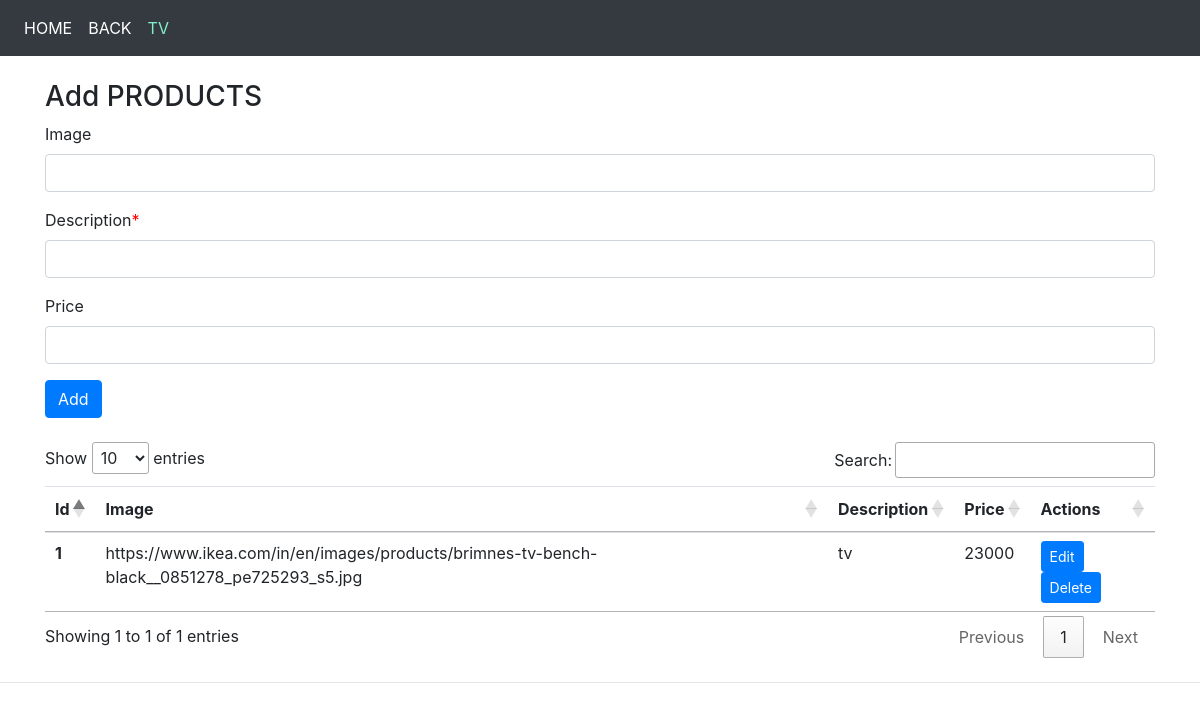
The page /ESMS/admin/TV_crud.php on the database its author committed.
### tables this page shows
CREATE TABLE `tv` (
  `id` int(50) NOT NULL,
  `image` varchar(300) NOT NULL,
  `description` varchar(200) NOT NULL,
  `price` int(50) NOT NULL
);

### ESMS/admin/TV_crud.php (the view, shortened to what this page needs)
<?php
$servername = "localhost";
$username = "root";
$password = "";
$database = "esms_main";
$conn = mysqli_connect($servername, $username, $password, $database);
?>
<!doctype html>
<html lang="en">
<head>
  <link rel="stylesheet" href="https://stackpath.bootstrapcdn.com/bootstrap/4.4.1/css/bootstrap.min.css"
>
  <link rel="stylesheet" href="//cdn.datatables.net/1.10.20/css/jquery.dataTables.min.css">
</head>
<body>
  <nav class="navbar navbar-expand-lg navbar-dark bg-dark">
    <div class="collapse navbar-collapse" id="navbarSupportedContent">
      <ul class="navbar-nav mr-auto">
	  <li class="nav-item">
          <a class="nav-link" href="crud.php" style="color:white;">HOME</a>
        </li>
		<li class="nav-item">
          <a class="nav-link" href="mobile.php" style="color:white;">BACK</a>
        </li>
        <li class="nav-item active">
          <a class="nav-link" href="TV_crud.php" style="color:#81f0c9;">TV<span class="sr-only">(current)</span></a>
        </li>
      </ul>
    </div>
  </nav>
  <div class="container my-4">
    <h3>Add PRODUCTS</h3>
    <form action="TV_crud.php" method="POST">
      <div class="form-group">
        <label for="title"> Image</label><span style="color:red"></span>
        <input type="text" class="form-control" id="image" name="image" aria-describedby="emailHelp" >
      </div>
      <div class="form-group">
        <label for="desc"> Description</label><span style="color:red">*</span>
       <input type="text" class="form-control" id="description" name="description" aria-describedby="emailHelp" required >
      </div>
	   <div class="form-group">
        <label for="desc"> Price</label>
        <input type="text" class="form-control" id="price" name="price" aria-describedby="emailHelp">
      </div>
      <button type="submit" class="btn btn-primary">Add </button>
    </form>
  </div>
  <div class="container my-4">
    <table class="table" id="myTable">
      <thead>
        <tr>
          <th scope="col">Id</th>
          <th scope="col">Image</th>
          <th scope="col">Description</th>
		  <th scope="col">Price</th>
          <th scope="col">Actions</th>
        </tr>
      </thead>
      <tbody>
        <?php
          $sql = "SELECT * FROM `tv`";
          $result = mysqli_query($conn, $sql);
		   if ($result) {
          $id = 0;
          while($row = mysqli_fetch_assoc($result)){
            $id = $id + 1;
            echo "<tr>
            <th scope='row'>". $id . "</th>
            <td>". $row['image'] . "</td>
            <td>". $row['description'] . "</td>
			<td>". $row['price'] . "</td>
            <td> <button class='edit btn btn-sm btn-primary' id=".$row['id'].">Edit</button>
			<button class='delete btn btn-sm btn-primary' id=d".$row['id'].">Delete</button>  </td>
          </tr>";
		   } }
          ?>
      </tbody>
    </table>
  </div>
  <hr>
</body>
</html>

### rows shown on the page
tv: image "https://www.ikea.com/in/en/images/products/brimnes-tv-bench-black__0851278_pe725293_s5.jpg", description "tv", price "23000"
